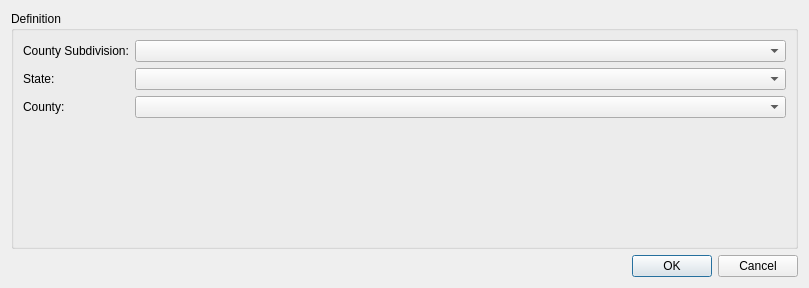
<?xml version="1.0" encoding="UTF-8"?>
<ui version="4.0">
 <class>LocationCodeEditorDialog</class>
 <widget class="QDialog" name="LocationCodeEditorDialog">
  <property name="geometry">
   <rect>
    <x>0</x>
    <y>0</y>
    <width>809</width>
    <height>288</height>
   </rect>
  </property>
  <property name="windowTitle">
   <string>Location Code Editor</string>
  </property>
  <property name="modal">
   <bool>true</bool>
  </property>
  <layout class="QVBoxLayout" name="verticalLayout">
   <item>
    <widget class="QGroupBox" name="groupBox">
     <property name="title">
      <string>Definition</string>
     </property>
     <layout class="QFormLayout" name="formLayout">
      <item row="0" column="0">
       <widget class="QLabel" name="label">
        <property name="text">
         <string>County Subdivision:</string>
        </property>
       </widget>
      </item>
      <item row="0" column="1">
       <widget class="QComboBox" name="county_subdivision_"/>
      </item>
      <item row="1" column="0">
       <widget class="QLabel" name="label_2">
        <property name="text">
         <string>State:</string>
        </property>
       </widget>
      </item>
      <item row="1" column="1">
       <widget class="QComboBox" name="state_"/>
      </item>
      <item row="2" column="0">
       <widget class="QLabel" name="label_3">
        <property name="text">
         <string>County:</string>
        </property>
       </widget>
      </item>
      <item row="2" column="1">
       <widget class="QComboBox" name="county_"/>
      </item>
     </layout>
    </widget>
   </item>
   <item>
    <widget class="QDialogButtonBox" name="buttonBox">
     <property name="orientation">
      <enum>Qt::Horizontal</enum>
     </property>
     <property name="standardButtons">
      <set>QDialogButtonBox::Cancel|QDialogButtonBox::Ok</set>
     </property>
    </widget>
   </item>
  </layout>
 </widget>
 <resources/>
 <connections>
  <connection>
   <sender>buttonBox</sender>
   <signal>accepted()</signal>
   <receiver>LocationCodeEditorDialog</receiver>
   <slot>accept()</slot>
   <hints>
    <hint type="sourcelabel">
     <x>248</x>
     <y>254</y>
    </hint>
    <hint type="destinationlabel">
     <x>157</x>
     <y>274</y>
    </hint>
   </hints>
  </connection>
  <connection>
   <sender>buttonBox</sender>
   <signal>rejected()</signal>
   <receiver>LocationCodeEditorDialog</receiver>
   <slot>reject()</slot>
   <hints>
    <hint type="sourcelabel">
     <x>316</x>
     <y>260</y>
    </hint>
    <hint type="destinationlabel">
     <x>286</x>
     <y>274</y>
    </hint>
   </hints>
  </connection>
 </connections>
</ui>
